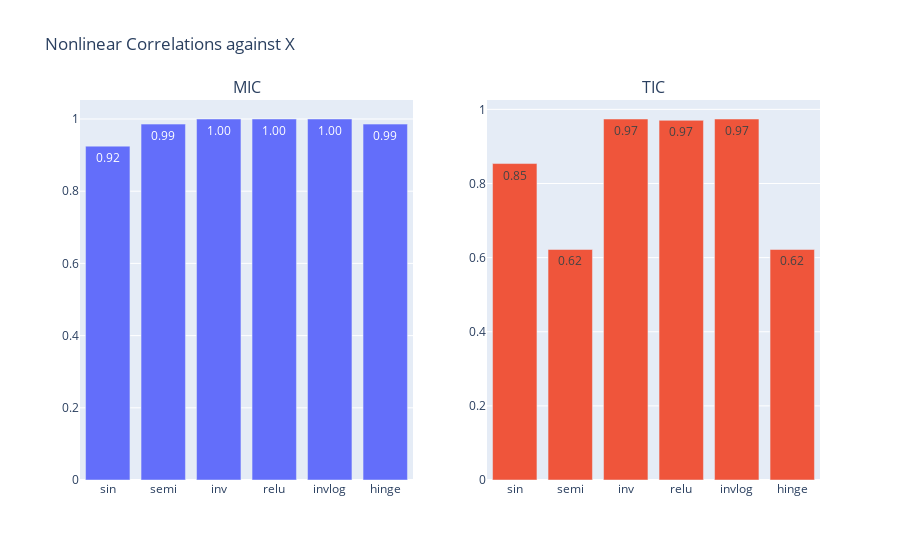

Write notebook code for a chart like this one.
### Markdown cell above
## Explore MINE to Identify Nonlinear Correlations
I have been interested in the entropic idea of information since reading <a href="https://en.wikipedia.org/wiki/Claude_Shannon">Claude Shannon's</a> ground-breaking 1948 paper <a href="https://people.math.harvard.edu/~ctm/home/text/others/shannon/entropy/entropy.pdf">A Mathematical Theory of Communication</a> and subsequent book.

For example, <a href="https://github.com/ahowe42/QuantExplNotebooks/blob/master/src/GTDWFE.ipynb">this notebook</a> in my <a href="https://github.com/ahowe42/QuantExplNotebooks/tree/master">Quantitative Exploration Github repository</a> explores using the technique described in <a href="https://www.nature.com/articles/s41598-019-50686-z">Antimicrobial Resistance Prediction for Gram-Negative Bacteria via Game Theory-Based Feature Evaluation</a> to perform feature selection. This technique is based on <a href="https://en.wikipedia.org/wiki/Mutual_information">mutual information</a> and <a href="https://en.wikipedia.org/wiki/Conditional_mutual_information">conditional mutual information</a> to parsimoniously identify features to use in ML modeling. Chowdery *et al.* applied their technique for classification modeling, and I attempted to extend it to regression modeling. Their code is in <a href="https://github.com/abu034004/GTDWFE/blob/master/code/GT_Feature_Selection.R">R</a>, and we should all know by now that "friends don't let friends use R".

I recently read the paper <a href="https://www.science.org/doi/10.1126/science.1205438">Detecting Novel Associations in Large Dataset</a>, and it seemed like another useful technique for feature selection for regression modeling. This article introduced the `maximal information coefficient` (MIC) to measure dependence between variables. In short, the algorithm for computing MIC between variables $X_1$ and $X_2$ is
1. buid the scatter plot of $X_1$ and $X_2$
2. overlay a series of grids, up to a specified maximum resolution
3. compute the maximum (over grid cells) mutual information for each grid
4. normalize to $\left[0, 1\right]$

MIC has the following *equitability* properties
- assigns a perfect score of 1 to all never-constant noiseless functional relationships
- assigns scores that tend to 1 for a larger class of noiseless relationships (including superpositions of noiseless functional relationships)
- assigns a score of 0 to statistically independent variables
- is bounded from below by a function of $R^2$ for a noisy functional relationship

Reshef *et al.* futher introduced the `total information coefficient` (TIC) in <a href="https://jmlr.csail.mit.edu/papers/volume17/15-308/15-308.pdf">Measuring Dependence Powerfully and Equitably</a> which trades some equitability for power.

While Reshef *et al.*'s algorithm for computing MIC / TIC is not explained in sufficient detail to implement myself (specifically around the gridding), there is a python implementation named <a href="https://minepy.readthedocs.io/en/latest/python.html">minepy</a> (`pip install minepy`). This package can compute MIC and TIC using two version: `mix_approx` (original) and `mic_e` (more efficient, I think).

### Code cell
''' compute and plot MI correlations betweeen (supposed) features & responses '''
# compute the mutual information correlations
method = 'mic_e' # get MIC and TIC
cols = data.columns[1:]
(MIC, TIC) = cstats(X=data[cols].values.T,
                    Y=np.atleast_2d(data['X'].values), est=method)
# plot
figBar = plysub.make_subplots(rows=1, cols=2, print_grid=False, subplot_titles=['MIC', 'TIC'])
figBar.add_trace(go.Bar(x=cols, y=MIC.squeeze(), name='MIC',
    text=['%0.2f'%v for v in MIC], textposition='inside'), 1, 1)
figBar.add_trace(go.Bar(x=cols, y=TIC.squeeze(), name='TIC',
    text=['%0.2f'%v for v in TIC], textposition='inside'), 1, 2)
figBar.update_layout({'title':'Nonlinear Correlations against X', 'showlegend':False})
plyoff.iplot(figBar)

### Figure 1 — Plotly figure (JSON) as saved in the notebook; plotly's stock layout.template omitted (floating-point values rounded to 4 significant figures)
{"data": [{"name": "MIC", "text": ["0.92", "0.99", "1.00", "1.00", "1.00", "0.99"], "textposition": "inside", "type": "bar", "x": ["sin", "semi", "inv", "relu", "invlog", "hinge"], "xaxis": "x", "y": [0.9248, 0.9858, 1.0, 1.0, 1.0, 0.9858], "yaxis": "y"}, {"name": "TIC", "text": ["0.85", "0.62", "0.97", "0.97", "0.97", "0.62"], "textposition": "inside", "type": "bar", "x": ["sin", "semi", "inv", "relu", "invlog", "hinge"], "xaxis": "x2", "y": [0.8538, 0.6219, 0.974, 0.9704, 0.974, 0.6219], "yaxis": "y2"}], "layout": {"annotations": [{"font": {"size": 16}, "showarrow": false, "text": "MIC", "x": 0.225, "xanchor": "center", "xref": "paper", "y": 1, "yanchor": "bottom", "yref": "paper"}, {"font": {"size": 16}, "showarrow": false, "text": "TIC", "x": 0.775, "xanchor": "center", "xref": "paper", "y": 1, "yanchor": "bottom", "yref": "paper"}], "showlegend": false, "title": {"text": "Nonlinear Correlations against X"}, "xaxis": {"anchor": "y", "domain": [0, 0.45]}, "xaxis2": {"anchor": "y2", "domain": [0.55, 1]}, "yaxis": {"anchor": "x", "domain": [0, 1]}, "yaxis2": {"anchor": "x2", "domain": [0, 1]}}}
